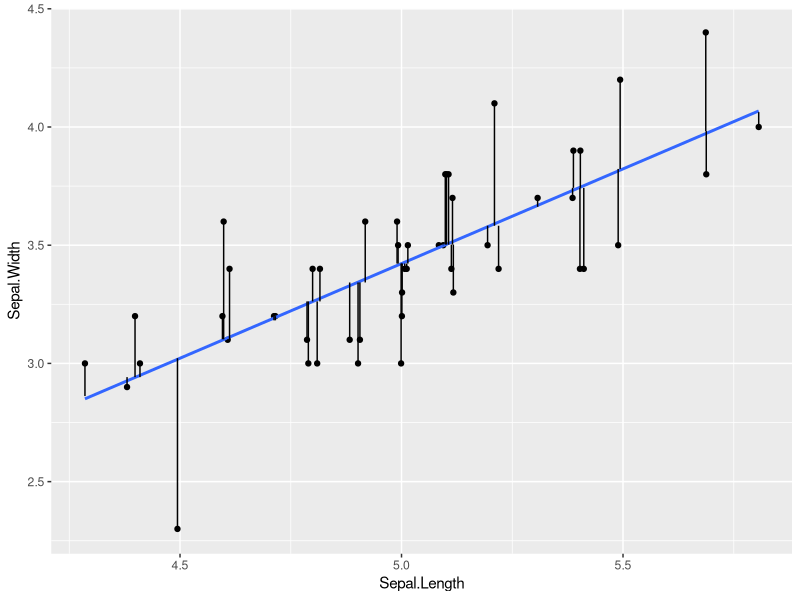
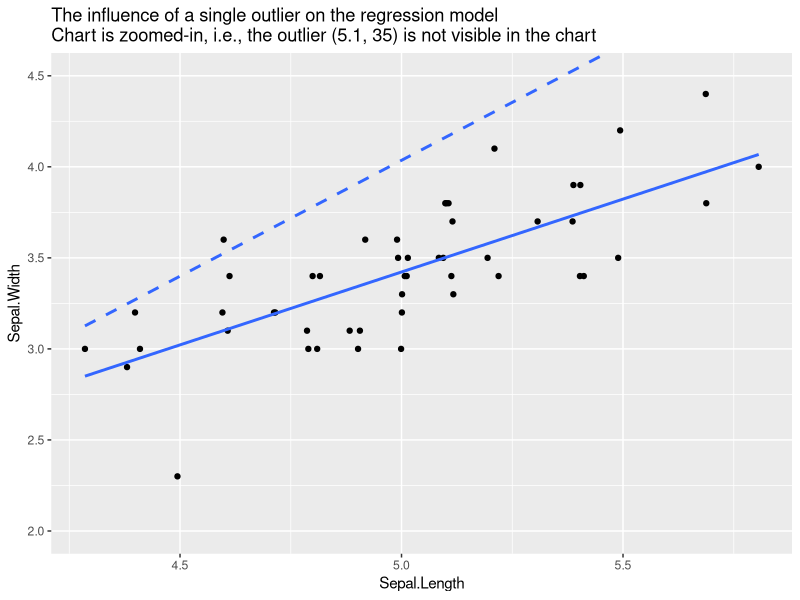

Write the R code that produced these figures, in order.
## ---- chunk 1
library(tidyverse)

iris_setosa <- iris %>%
  filter(Species == "setosa") %>%
  mutate(Sepal.Length = jitter(Sepal.Length))

setosa_lm = lm(data = iris_setosa,
               formula = Sepal.Width ~ Sepal.Length)

iris_lm_errors <- iris_setosa %>%
  mutate(Sepal.Width.pred = predict(setosa_lm, 
                                    newdata = iris %>% 
                                      filter(Species == "setosa")))

ggplot(iris_lm_errors, 
       aes(x=Sepal.Length, y=Sepal.Width)) + 
  geom_point() + stat_smooth(method = "lm", se = FALSE) + 
  geom_segment(aes(x = Sepal.Length, xend = Sepal.Length, y = Sepal.Width, yend = Sepal.Width.pred))

## ---- chunk 2

iris_lm_complete <- lm(data = iris, 
                       formula = Sepal.Width ~ Sepal.Length + Petal.Width + Petal.Length)

summary(iris_lm_complete)
  
## ---- chunk 3

iris_nonlm = lm(data = iris %>% mutate(sqaured.Length = Sepal.Length^2),
                  formula = Sepal.Width ~ Sepal.Length + Petal.Length + Petal.Width + sqaured.Length + Petal.Length*Petal.Width + factor(Species)) + 
  coord_cartesian()

summary(iris_nonlm)

## ---- chunk 4

iris_setosa_outlier <- iris_setosa %>%
  add_row(Sepal.Length = 5.1, Sepal.Width = 35, Petal.Length = 1.4, Petal.Width = 0.2, Species = "setosa")

ggplot(iris_setosa_outlier, aes(x = Sepal.Length, y = Sepal.Width)) + 
  geom_point() + stat_smooth(method = "lm", se = FALSE,
                             linetype = "dashed") + 
  stat_smooth(inherit.aes = FALSE,
              method = "lm", 
              data = iris_setosa, aes(x = Sepal.Length, y = Sepal.Width), 
              se = FALSE) + 
  coord_cartesian(ylim = c(2, 4.5)) + 
  ggtitle("The influence of a single outlier on the regression model\nChart is zoomed-in, i.e., the outlier (5.1, 35) is not visible in the chart")

